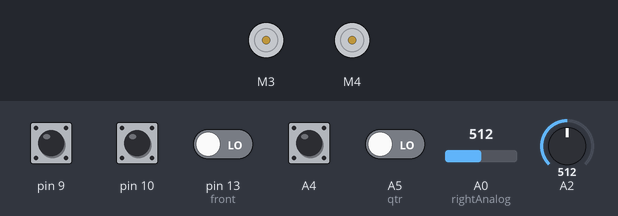
Bench run of a sketch on a simulated Arduino Uno, built with avr-gcc and run on an emulated ATmega328P. Shown: 2 × DC motor (green arrow = forward, orange = backward, longer = faster). The inputs (shaded band) are chosen by the test bench; at power-on: A4, pin 9, pin 10 HIGH, A5 (qtr), pin 13 (front) LOW, A0 (rightAnalog) = 512, A2 = 512. What the sketch prints to the serial monitor is not drawn.

Above: at 0.1 s.
At 0.6 s:
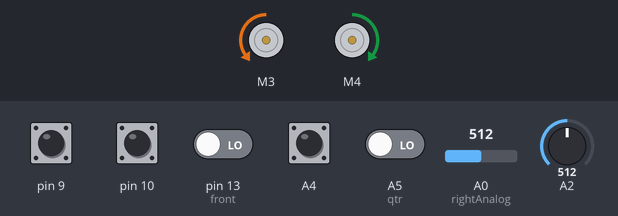
Timing chart, 0 to 2.1 s (numbered marks = the images above):
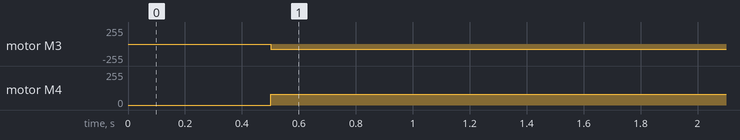

Measured:
- by itself, motor M3: stopped → backward 80/255 at 0.50 s
- by itself, motor M4: stopped → forward 80/255 at 0.50 s

The sketch:

run.ino
```cpp
#include <AFMotor.h>

#define TURNSPEED 80
#define TURNVALUE 22
#define TURNVALUE180 51

float rightAnalog = A0;
float leftAnalog = A2;
int alev=A1;

int front = 13;
float distance;
float PCONSTANT = 8;
float DCONSTANT = 8;

float error,preverror = 0;
float errordiff, control;
float sag, sol;
int fire;

int rightMotorSpeed = 100;
int leftMotorSpeed = 100;
int lastLeftSpeed,lastRightSpeed;
int nolt, nort;
int qtr = A5;

AF_DCMotor pervane(2);
AF_DCMotor motorSol(3);
AF_DCMotor motorSag(4);

void setup() {
 setup_encoder(9,10,A5,A4);
 pinMode(rightAnalog,INPUT);
 pinMode(front,INPUT);
 pinMode(alev,INPUT);
 pinMode(qtr,INPUT);
 Serial.begin(9600);

}

void loop() {
  readSensors();
  //ileri(150,50);
 // Serial.println(analogRead(alev));
  //delay(200);
 //pervane_run(10);

Serial.println(digitalRead(front));
 readSensors();
  //ileri(150,150);
  nolt = get_ticks_M1();
  nort = get_ticks_M2();
 // printEncoder();

  //don180();
  //delaydur(2000);
  //Serial.println(digitalRead(qtr));


 if(digitalRead(front) == 1){
  moveStraight(rightMotorSpeed);
 //  printEncoder();
 // test();
  }
  else if(digitalRead(front) == 0){
    if(sag < 15){
       delaydur(500);
       sol90Don();
       delaydur(200);
    }
  /*  else if(sol < 15){
     // agresifDur(50,100);
      delaydur(500);
      sag90Don();
      delaydur(200);
    }
    else if(sag < 15 && sol < 15){
     //agresifDur(50,100);
     delaydur(500);
     don180();
     delaydur(200);
    }*/
  }
}
void blow(){
if(analogRead(alev) > 400 && analogRead(alev) < 800){
    pervane_run(100);

}
else{
 pervane_dur();
 }
}

void readSensors(){
  sag = readAnalog(rightAnalog);
  sol = readAnalog(leftAnalog);
 // fire = readAnalog(alev);
}

float readAnalog(float analog){
  distance = analogRead(analog);
  //distance = analogRead(rightAnalog);

  distance = 2076/(distance-11);
  if(distance<0){
    distance=30;
  }
  if(distance > 15){
    distance=15;
  }
  return distance;
}
void test(){
  Serial.print("Sol Analog: ");
  Serial.print(sol);
  Serial.print("Sag Analog: ");
  Serial.print(sag);
  Serial.print("  On Sensor: ");
  Serial.print(digitalRead(front));
  Serial.print("Sol/Left Motor: ");
  Serial.print(getMotorSpeeds(0));
  Serial.print("Sag/Right Motor: ");
  Serial.println(getMotorSpeeds(1));
}

void printEncoder(){
  int m1=get_ticks_M1();
  int m2=get_ticks_M2();
  Serial.print(m1);
  Serial.print("\t");
  Serial.println(m2);
}

int getVariables(int a){
  switch(a){
    case 0:

    return rightAnalog;
    break;
  }
}
```

encoder.ino
```cpp
// (licence header left out)
#include <digitalWriteFast.h>
//----------------------------------------
//
//----------------------------------------
int16_t lft, rht;
uint16_t ms;
static int16_t lTotal = 0;
static int16_t rTotal = 0;
static int16_t lastlTotal = 0;
static int16_t lastrTotal = 0;
long en_lastCall = 0;
volatile int16_t en_lft_ticks = 0;
volatile int16_t en_rht_ticks = 0;
volatile uint16_t en_counter = 0;
volatile bool en_error = false;
char en_lApin;
char en_lBpin;
char en_rApin;
char en_rBpin;

//----------------------------------------
//
//----------------------------------------

void setup_encoder( char lftPinA, char lftPinB, char rhtPinA, char rhtPinB )
{
  en_init_pin( &en_lApin, lftPinA);
  en_init_pin( &en_lBpin, lftPinB);
  en_init_pin( &en_rApin, rhtPinA);
  en_init_pin( &en_rBpin, rhtPinB);

  cli();
  TCCR2A = 0;
  TCCR2B = 0;
  TCNT2  = 0;
  OCR2A = 249;
  TCCR2A |= (1 << WGM21);
  TCCR2B |= (1 << CS22);
  TIMSK2 |= (1 << OCIE2A);
  sei();
}

void en_init_pin( char *pin, char value)
{
  *pin = value;
  pinMode(value, INPUT);
  digitalWrite( value, HIGH);
}


int get_ticks_M1()
{
  return  en_lft_ticks;
}
int get_ticks_M2()
{
  return  en_rht_ticks;
}
//----------------------------------------
//
//----------------------------------------

void clear_ticks()
{
  cli();
  lastlTotal=0;
  lastrTotal=0;
  rht=0;
  lft=0;
  en_lft_ticks = en_rht_ticks = en_counter = 0;
  en_error = false;
  en_lastCall = millis();
  sei();
}

//----------------------------------------
//
//----------------------------------------

ISR(TIMER2_COMPA_vect)
{
  // this routine gets called once every 1 millisecond
  en_counter++;

  static char lastLA = 0;
  static char lastLB = 0;
  static char lastRA = 0;
  static char lastRB = 0;

  en_process(en_lApin, en_lBpin, &lastLA, &lastLB, &en_lft_ticks);
  en_process(en_rApin, en_rBpin, &lastRA, &lastRB, &en_rht_ticks);
}

//----------------------------------------
//
//----------------------------------------

void en_process( char Apin, char Bpin, char *lastA, char *lastB, volatile int16_t *ticks )
{
  char A = (digitalReadFast( Apin) == HIGH) ? 1 : 0;
  char B = (digitalReadFast( Bpin) == HIGH) ? 1 : 0;
  char lA = *lastA;
  char lB = *lastB;
  char dA = A!=lA;
  char dB = B!=lB;

  if( dA && dB )
  {
    // both should not change at the same time
    en_error = true;
  }
  else if ( dA || dB )
  {
    if (A^lB)
    {
      *ticks += 1;
    }
    else if(B^lA)
    {
      *ticks -= 1;
    }
    if(Apin ==  en_lApin){
      lastlTotal += lft;
    }
    else if(Apin == en_rApin){
      lastrTotal += rht;
    }
  }
  *lastA = A;
  *lastB = B;
}
```

movement.ino
```cpp
void moveStraight(int rightMotorSpeed){

  if(sag < 11){
    error = 10-sag;
    errordiff = error-preverror;
    control = PCONSTANT*error+DCONSTANT*errordiff;
   /* Serial.print("adfsd");
    Serial.println(control);*/
  }
  else{
    error = 10-sag;
    errordiff = error-preverror;
    control = (PCONSTANT/3.4)*error+(DCONSTANT/3.4)*errordiff;
    /*Serial.print("buyuk");
    Serial.println(control);*/
  }


lastLeftSpeed = rightMotorSpeed - control;
lastRightSpeed = rightMotorSpeed + control;


ileri(lastLeftSpeed,lastRightSpeed);
//rightMotorSpeed = lastRightSpeed;
//leftMotorSpeed = lastLeftSpeed;
preverror = error;

}

void pervane_run(int turn){
 pervane.run(FORWARD);
 pervane.setSpeed(turn);
}
void pervane_dur(){
 pervane.run(RELEASE);
}
void ileri(int sol,int sag){
 motorSol.run(FORWARD);
 motorSag.run(FORWARD);
}
void dur(){
  motorSol.run(RELEASE);
  motorSag.run(RELEASE);
}
void delaydur(int d){
  motorSol.setSpeed(RELEASE);
  motorSag.setSpeed(RELEASE);
  delay(d);
}
int getMotorSpeeds(int i){
  switch(i){
    case 0:
    return lastLeftSpeed;
    case 1:
    return lastRightSpeed;
  }
}

void sol90Don(){
  clear_ticks();
  motorSol.setSpeed(TURNSPEED);
  motorSag.setSpeed(TURNSPEED);
  while(1){
    soltamdon();
  // printEncoder();
    if(get_ticks_M1() < -TURNVALUE || get_ticks_M2() > TURNVALUE){
      break;
    }
  }
  clear_ticks();
}


void sag90Don(){
 clear_ticks();
  motorSol.setSpeed(TURNSPEED);
  motorSag.setSpeed(TURNSPEED);
  while(1){
    sagtamdon();
  //  printEncoder();
    if(get_ticks_M1() > TURNVALUE || get_ticks_M2() < -TURNVALUE){
      break;
    }
  }
  clear_ticks();
}

void don180(){
  clear_ticks();
  motorSol.setSpeed(TURNSPEED);
  motorSag.setSpeed(TURNSPEED);

  while(1){
    sagtamdon();
    //printEncoder();
    if(get_ticks_M2() < -TURNVALUE180 || get_ticks_M1() > TURNVALUE180){
      break;
    }
  }
  clear_ticks();
}

void sagtamdon(){
  motorSol.run(FORWARD);
  motorSag.run(BACKWARD);
  motorSol.setSpeed(TURNSPEED);
  motorSag.setSpeed(TURNSPEED);
}
void soltamdon(){
  motorSol.run(BACKWARD);
  motorSag.run(FORWARD);
}
```
